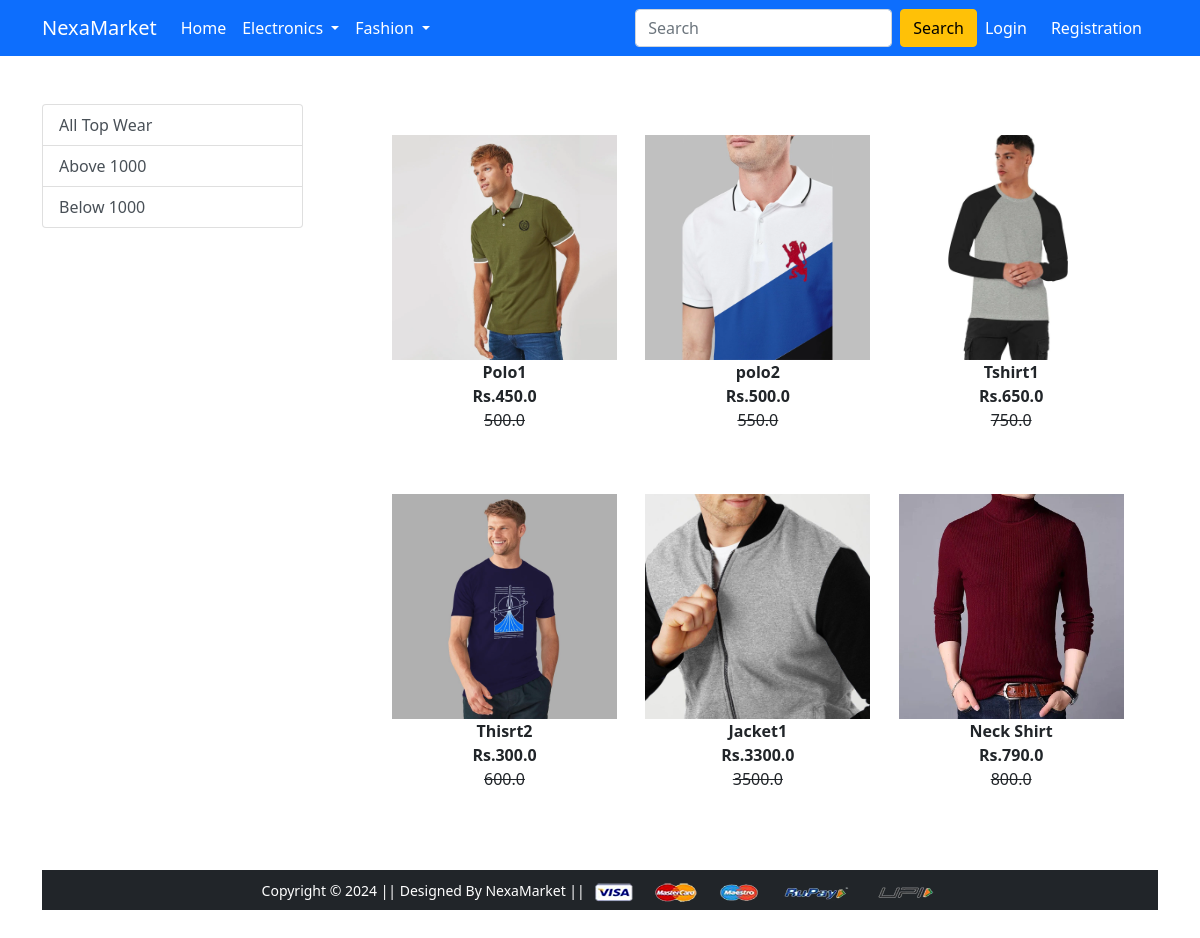
Screenshot of /topwear/ with the database file from the repository.
### app/models.py (models this page shows, shortened)
class Product(models.Model):
    title = models.CharField(max_length=100)
    selling_price = models.FloatField()
    discounted_price = models.FloatField()
    description = models.TextField()
    brand = models.CharField(max_length=100)
    category = models.CharField(choices=CATEGORY_CHOICES,max_length=2)
    product_image = models.ImageField(upload_to="productimg")

### app/views.py (the view)
# urls.py: path('topwear/', views.topwear, name='topwear'),
def topwear(request, data=None):
 if data == None:
  topwear = Product.objects.filter(category="TW")
 elif data == "Below":
  topwear = Product.objects.filter(category="TW").filter(discounted_price__lt=600)
 elif data == "Above":
  topwear = Product.objects.filter(category="TW").filter(discounted_price__gt=1000)
 current_items = 0
 if request.user.is_authenticated:
  current_items = len(Cart.objects.filter(user=request.user))
 return render(request, 'app/topwear.html',{"topwear":topwear,'current_items':current_items})

### app/templates/app/topwear.html (shortened to what this page needs)
{% extends 'app/base.html' %}
{% load static %}
{% block main-content %}
<div class="container my-5">
 <div class="row">
  <div class="col-sm-3">
   <div class="list-group">
    <a href="{% url "topwear" %}" class="list-group-item list-group-item-action
    " aria-current="True" >All Top Wear</a>
    <a href="{% url "topweardata" 'Above' %}" class="list-group-item list-group-item-action
    " aria-current="True" >Above 1000</a>
    <a href="{% url "topweardata" 'Below' %}" class="list-group-item list-group-item-action
    " aria-current="True" >Below 1000</a>
</div>
  </div>
  <div class="col-sm-8">
    <div class="row">
    {% for product in topwear %}
    <div class="col-sm-4 text-center mb-4 px-3">
    <a href="{% url 'product-detail' product.id %}" class="btn">
    <div class="item">
    <img src="{{product.product_image.url}}" alt="" height="225" class="mx-5">
    <div class="fw-bold">{{product.title}}</div>
    <div class="fw-bold">Rs.{{product.discounted_price}}
    <div class="fw-light text-decoration-line-through">{{product.selling_price}}</div>
    </div>
    </a>
    </div>
    </div>
    {% endfor %}
{% endblock main-content %}

### rows the page displays
Product: product_image (picture), title "Polo1", discounted_price "450.0", selling_price "500.0"
Product: product_image (picture), title "polo2", discounted_price "500.0", selling_price "550.0"
Product: product_image (picture), title "Tshirt1", discounted_price "650.0", selling_price "750.0"
Product: product_image (picture), title "Thisrt2", discounted_price "300.0", selling_price "600.0"
Product: product_image (picture), title "Jacket1", discounted_price "3300.0", selling_price "3500.0"
Product: product_image (picture), title "Neck Shirt", discounted_price "790.0", selling_price "800.0"
